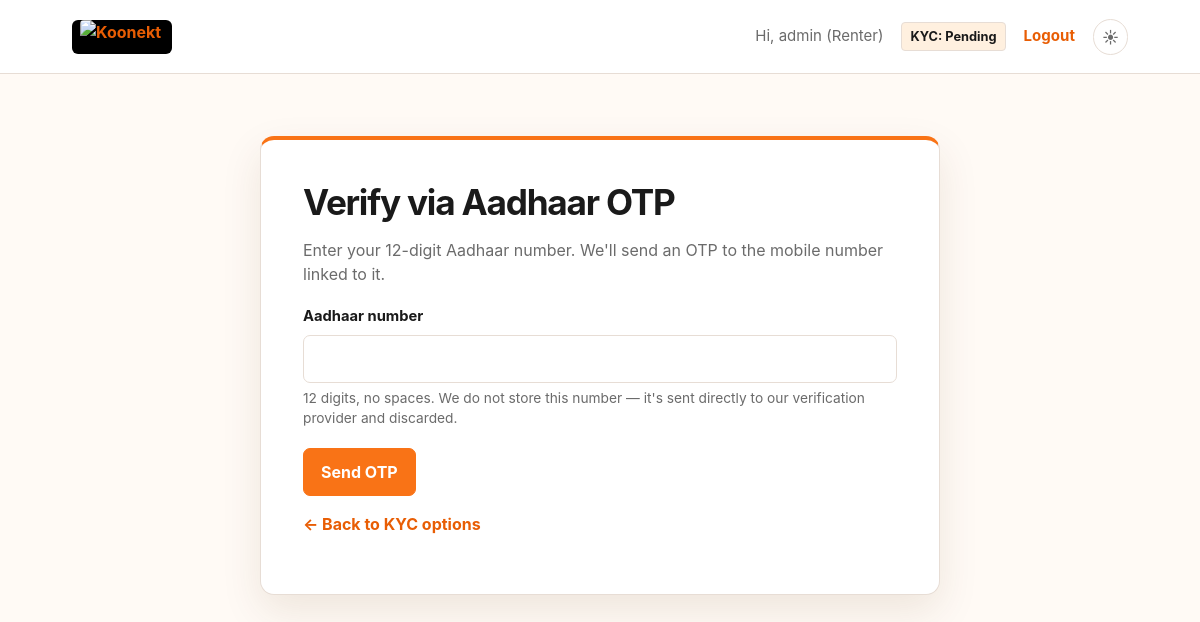
The app's page /accounts/kyc/aadhaar/ (signed in) with its own data.
### accounts/models.py (models this page shows, shortened)
class User(AbstractUser):
    class Role(models.TextChoices):
        RENTER = "RENTER", "Renter"
        LENDER = "LENDER", "Lender"
    class KYCStatus(models.TextChoices):
        PENDING = "PENDING", "Pending"
        VERIFIED = "VERIFIED", "Verified"
        REJECTED = "REJECTED", "Rejected"
    role = models.CharField(
        max_length=10,
        choices=Role.choices,
        default=Role.RENTER,
    )
    phone = models.CharField(max_length=15, blank=True)
    kyc_status = models.CharField(
        max_length=10,
        choices=KYCStatus.choices,
        default=KYCStatus.PENDING,
    )
    created_at = models.DateTimeField(auto_now_add=True)

### accounts/views.py (the view)
# urls.py: path("kyc/aadhaar/", views.aadhaar_otp_request, name="aadhaar_otp_request"),
@login_required
def aadhaar_otp_request(request):
    latest = request.user.kyc_submissions.first()
    under_review = latest is not None and latest.status == KYCSubmission.Status.PENDING
    can_submit = request.user.kyc_status != User.KYCStatus.VERIFIED and not under_review
    if not can_submit:
        return redirect("accounts:kyc_submit")
    if request.method == "POST":
        form = AadhaarNumberForm(request.POST)
        if form.is_valid():
            aadhaar_number = form.cleaned_data["aadhaar_number"]
            provider = get_aadhaar_otp_provider()
            result = provider.send_otp(aadhaar_number)
            if result.success:
                request.session[SESSION_KEY_AADHAAR_REF] = result.reference_id
                request.session[SESSION_KEY_AADHAAR_LAST4] = aadhaar_number[-4:]
                messages.success(request, "OTP sent to your Aadhaar-linked mobile number.")
                return redirect("accounts:aadhaar_otp_verify")
            form.add_error(None, result.error or "Could not send OTP. Please try again.")
    else:
        form = AadhaarNumberForm()
    return render(request, "accounts/aadhaar_request.html", {"form": form})

### accounts/forms.py (shortened to what this page needs)
class AadhaarNumberForm(forms.Form):
    aadhaar_number = forms.CharField(
        label="Aadhaar number",
        min_length=12,
        max_length=12,
        help_text="12 digits, no spaces. We do not store this number — it's sent "
                   "directly to our verification provider and discarded.",
        widget=forms.TextInput(attrs={"inputmode": "numeric", "autocomplete": "off"}),
    )

### templates/accounts/aadhaar_request.html (shortened to what this page needs)
{% extends "base.html" %}
{% block content %}
<div class="form-card">
  <h1>Verify via Aadhaar OTP</h1>
  <p>Enter your 12-digit Aadhaar number. We'll send an OTP to the mobile number linked to it.</p>
  <form method="post" novalidate>
    {% for field in form %}
      <div class="field">
        <label for="{{ field.id_for_label }}">{{ field.label }}</label>
        {{ field }}
        {% if field.help_text %}
          <div class="field-help">{{ field.help_text }}</div>
        {% endif %}
      </div>
    {% endfor %}
    <button type="submit">Send OTP</button>
  </form>
  <p><a href="{% url 'accounts:kyc_submit' %}">← Back to KYC options</a></p>
</div>
{% endblock %}

### templates/base.html (shortened to what this page needs)
{% load static %}
<!DOCTYPE html>
<html lang="en">
<head>
  <link rel="stylesheet" href="{% static 'css/style.css' %}">
</head>
<body>
  <header class="navbar">
    <a href="{% url 'accounts:dashboard' %}" class="brand" aria-label="Koonekt home">
      <img src="{% static 'images/koonekt-logo.jpg' %}" alt="Koonekt" style="max-height: 40px; border-radius: 4px;">
    </a>
    <nav>
      {% if user.is_authenticated %}
      <span>Hi, {{ user.username }} ({{ user.role|title }})</span>
      <a href="{% url 'accounts:kyc_submit' %}"
        class="{% if user.kyc_status == 'VERIFIED' %}status-verified{% else %}status-pending{% endif %}"
        style="padding: 4px 8px; font-size: 0.8rem; border-radius: 4px; border: 1px solid var(--border);">
        KYC: {{ user.get_kyc_status_display }}
      </a>
      <a href="{% url 'accounts:logout' %}">Logout</a>
      {% else %}
      <a href="{% url 'accounts:login' %}">Login</a>
      <a href="{% url 'accounts:register' %}">Register</a>
      {% endif %}
      <button class="theme-toggle" type="button" aria-label="Toggle color theme" title="Toggle color theme">
        <span class="theme-toggle__sun" aria-hidden="true">☀</span>
      </button>
    </nav>
  </header>
  <main class="container">
    {% block content %}{% endblock %}
  </main>
</body>
</html>

### static/css/style.css (style rules this page uses)
:root { color-scheme: light; --orange: #f97316; --orange-deep: #e85d04; --orange-soft: #fff0df; --page: #fffaf5; --surface: #ffffff; --text: #1a1a1a; --muted: #6b6b6b; --border: #e7ddd5; --shadow: 0 16px 40px rgba(86, 48, 14, .10); }
* { box-sizing: border-box; }
body { margin: 0; min-height: 100vh; background: var(--page); color: var(--text); font-family: Inter, ui-sans-serif, system-ui, -apple-system, BlinkMacSystemFont, "Segoe UI", sans-serif; line-height: 1.5; transition: background-color .2s, color .2s; }
.navbar { min-height: 74px; padding: 10px clamp(20px, 6vw, 88px); display: flex; align-items: center; justify-content: space-between; gap: 24px; background: var(--surface); border-bottom: 1px solid var(--border); }
.brand { display: inline-flex; align-items: center; width: 100px; height: 34px; overflow: hidden; border-radius: 6px; background: #000; padding: 0 8px; }
.brand img { width: 100%; height: 100%; object-fit: contain; object-position: left center; }
nav { display: flex; align-items: center; gap: 18px; font-size: .94rem; }
nav span { color: var(--muted); }
a { color: var(--orange-deep); font-weight: 650; text-decoration: none; }
.theme-toggle { border: 1px solid var(--border); border-radius: 999px; padding: 5px 8px; display: inline-flex; gap: 5px; color: var(--text); background: transparent; cursor: pointer; font-size: 1rem; }
.container { width: min(100% - 40px, 680px); margin: 62px auto; }
.form-card { padding: clamp(25px, 5vw, 42px); background: var(--surface); border: 1px solid var(--border); border-top: 4px solid var(--orange); border-radius: 14px; box-shadow: var(--shadow); }
h1 { margin: 0 0 10px; font-size: clamp(1.65rem, 4vw, 2.2rem); line-height: 1.15; letter-spacing: -.035em; }
p { color: var(--muted); }
.field { margin: 19px 0; }
label { display: block; margin-bottom: 7px; font-size: .92rem; font-weight: 700; color: var(--text); }
input, select, textarea { width: 100%; padding: 11px 12px; color: var(--text); background: var(--surface); border: 1px solid var(--border); border-radius: 7px; font: inherit; }
button, .secondary-button { padding: 11px 17px; border-radius: 7px; border: 1px solid var(--orange); background: var(--orange); color: #fff; font: inherit; font-weight: 750; cursor: pointer; }
.field-help { margin-top: 5px; color: var(--muted); font-size: .86rem; }
.status-pending { background: var(--orange-soft); color: var(--text); }

### records on screen
User: username "admin", role "Renter", kyc_status "Pending"

### other values on screen
{{ field.label }} "Aadhaar number"
{{ field.help_text }} "12 digits, no spaces. We do not store this number — it's sent directly to our verification provider and discarded."
